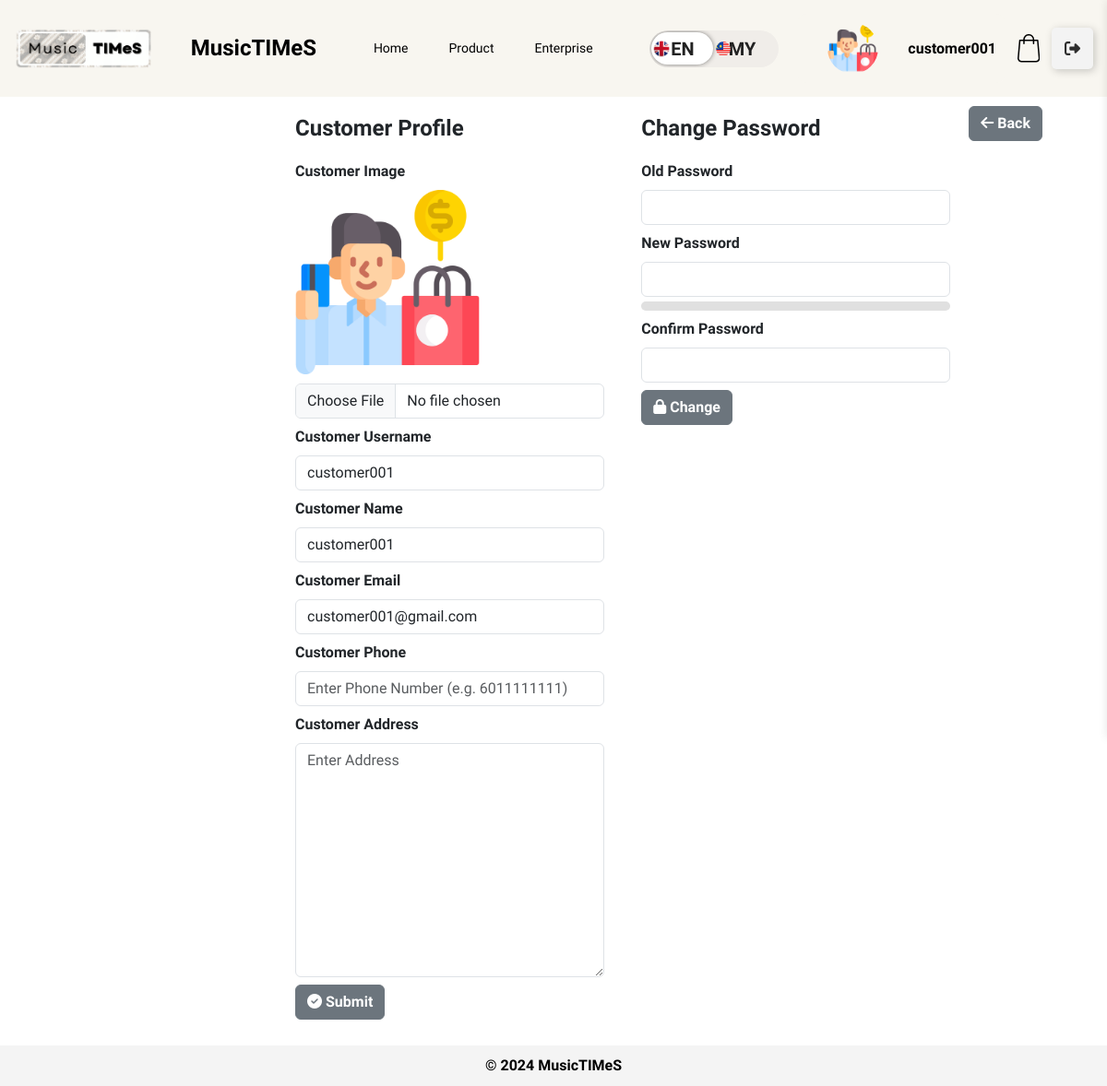
The page /customer/customer-profile.php (signed in) on the database as committed earlier.
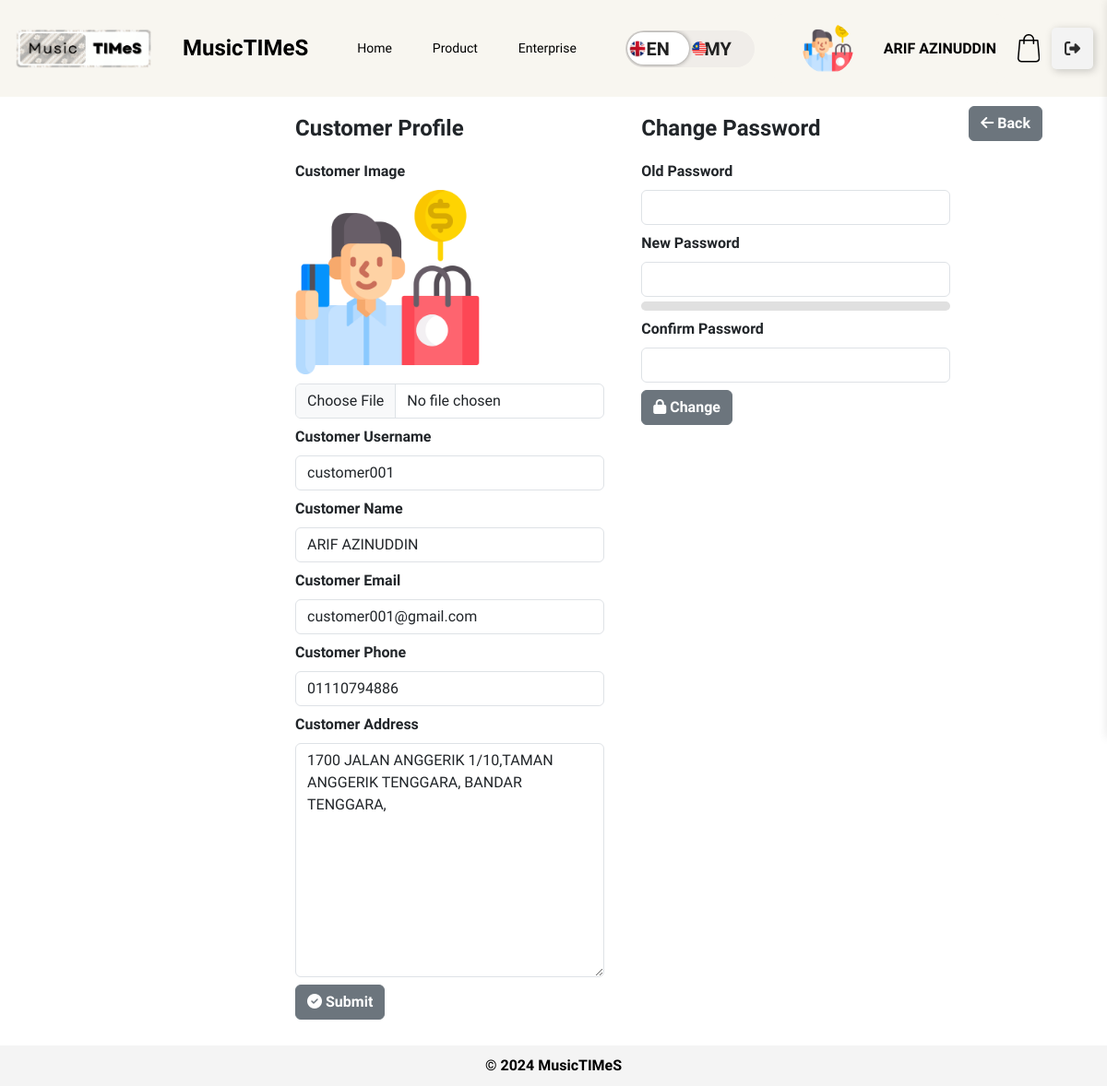
The same page on the database as committed later.
### tables this page shows
CREATE TABLE `customers` (
  `customer_id` int(11) NOT NULL,
  `customer_name` varchar(100) DEFAULT NULL,
  `customer_username` varchar(20) DEFAULT NULL,
  `customer_email` varchar(100) DEFAULT NULL,
  `customer_password` varchar(255) DEFAULT NULL,
  `customer_image` varchar(255) DEFAULT NULL,
  `customer_phone` varchar(15) DEFAULT NULL,
  `customer_address` text DEFAULT NULL,
  `customer_status` enum('active','inactive','pending') DEFAULT NULL,
  `confirm_password` varchar(255) DEFAULT NULL
);

### customer/customer-profile.php (the view, shortened to what the changed rows need)
<?php include './layout/main.php'; ?>
<head>
<link rel="stylesheet" href="https://cdnjs.cloudflare.com/ajax/libs/font-awesome/5.15.1/css/all.min.css">
</head>
<main>
        <?php
            $customer_username = $_SESSION['customer_username'];
            $query = "SELECT * FROM customers WHERE customer_username='$customer_username'";
            $result = $conn->query($query);
            $customer = $result->fetch_assoc();
        ?>
        <section style="margin-left: 300px;">
        <h1 style="text-align: center; font-weight: bold; margin-bottom: 20px;"><?php echo __('customer_profile')?></h1>
        <form action="./controller/update-profile.php?id=<?=$customer['customer_id']?>" method="post" enctype="multipart/form-data">
            <div class="mb-2">
                <label class="form-label" style="font-weight: bold;"><?php echo __('customer_username'); ?></label>
                <input type="text" name="customer_username" class="form-control" style="cursor:not-allowed;" value="<?= htmlspecialchars($customer['customer_username']); ?>" readonly>
            </div>
            <div class="mb-2">
                <label class="form-label" style="font-weight: bold;"><?php echo __('customer_name')?></label>
                <input type="text" name="customer_name" class="form-control" value="<?=$customer['customer_name']?>">
            </div>
            <div class="mb-2">
                <label class="form-label" style="font-weight: bold;"><?php echo __('customer_email')?></label>
                <input type="email" name="customer_email"  class="form-control" style="cursor:not-allowed;" value="<?= htmlspecialchars($customer['customer_email']);?>" readonly>
            </div>
            <div class="mb-2">
                <label class="form-label" style="font-weight: bold;"><?php echo __('customer_phone')?></label>
                <input type="tel" name="customer_phone" class="form-control" value="<?= htmlspecialchars($customer['customer_phone']) ?>" placeholder="Enter Phone Number (e.g. 6011111111)" pattern="\d{10,15}" title="Please enter a valid phone number with only numeric characters (10-15 digits)" oninput="this.value = this.value.replace(/[^0-9]/g, '');">
            </div>
            <div class="mb-2">
                <label class="form-label" style="font-weight: bold;"><?php echo __('customer_address')?></label>
                <textarea name="customer_address" cols="30" rows="10"  class="form-control" placeholder="Enter Address"><?=$customer['customer_address']?></textarea>
            </div>
        </form>
</section>
<section>
    <div class="new_password-form">
        <form action="./controller/change-password.php" method="post">
            <h1 style="text-align: center; font-weight: bold; margin-bottom: 20px"><?php echo __('change_password')?></h1>
        </form>
    </div>
</section>
</main>
</body>
</html>

### customer/layout/main.php (shortened to what the changed rows need)
<?php
include '../db.php';
?>
<?php
$language = 'en';
$langFile = "../languages/{$language}.php";
if (file_exists($langFile)) {
    $translations = include $langFile;
} else {
    $translations = [];
}
function __($key) {
    global $translations;
    return $translations[$key] ?? $key;
}
?>
<!DOCTYPE html>
<html lang="en">
<head>
    <link href="https://cdn.jsdelivr.net/npm/bootstrap@5.3.2/dist/css/bootstrap.min.css" rel="stylesheet">
    <link rel="stylesheet" href="https://cdnjs.cloudflare.com/ajax/libs/font-awesome/5.15.1/css/all.min.css">
    <link rel="stylesheet" href="../style/sidebar_enterprise.css">
    <link rel="stylesheet" href="../style/customer_main.css">
</head>
<body>
<header>
    <h1 style="font-weight: bold;">MusicTIMeS</h1>
    <div class="header-options">
        <div class="profile-option" style="background-color: #F8F6F0;">
            <?php
                $customer_username = $_SESSION['customer_username'];
                $query = "SELECT customer_name, customer_image FROM customers WHERE customer_username='$customer_username'";
                $result = $conn->query($query);
                $customer = $result->fetch_assoc();
            ?>
            <div class="profile-info">
                <div class="profile-details">
                <a href="./customer-profile.php" class="customer-link" style="color: initial; text-decoration: none;" onmouseover="this.style.color='grey'" onmouseout="this.style.color='initial'">
                    <p class="customer-name"><?php echo htmlspecialchars($customer['customer_name'], ENT_QUOTES, 'UTF-8'); ?></p>
                </a>
                </div>
            </div>
        </div>
    </div>
</header>

Rows that differ between the two databases and show on the page:
changed customers "customer001": customer_name "customer001" → "ARIF AZINUDDIN"; customer_phone (not shown) → "01110794886"; customer_address (not shown) → "1700 JALAN ANGGERIK 1/10,TAMAN ANGGERIK TENGGARA, BANDAR TENGGARA,"
